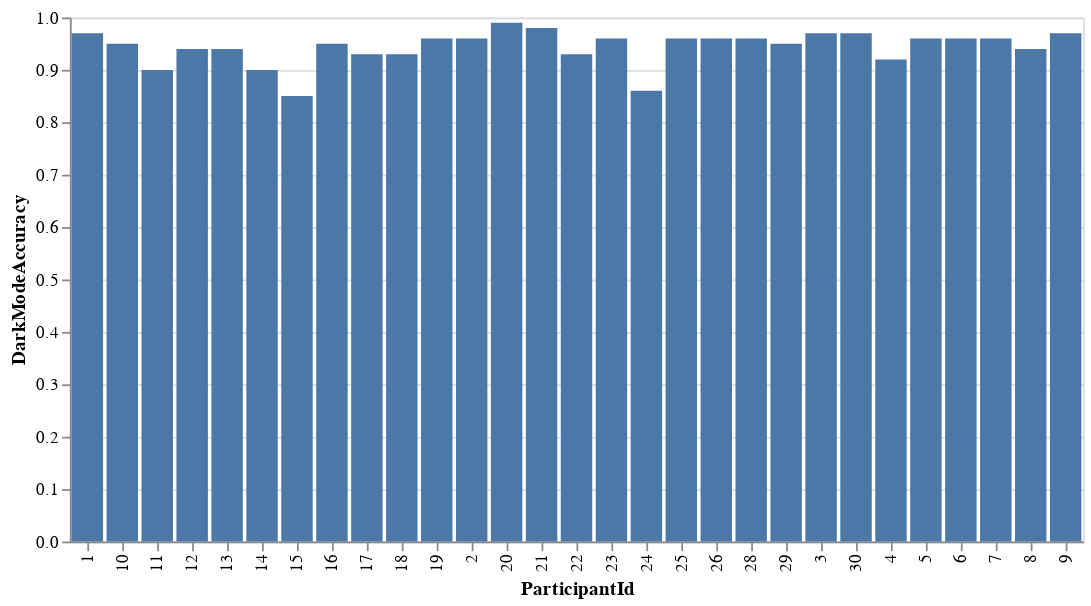

Notebook source saved alongside this figure:
### Code cell
alt.Chart(data).mark_bar().encode(
    x='ParticipantId',
    y='DarkModeAccuracy'
)

### Figure 1 — Vega-Lite specification as saved in the notebook (floating-point values rounded to 4 significant figures)
{"config": {"view": {"continuousWidth": 400, "continuousHeight": 300}}, "data": {"name": "data-557ebe95bf2c251ed8896bae9a86386d"}, "mark": "bar", "encoding": {"x": {"field": "ParticipantId", "type": "nominal"}, "y": {"field": "DarkModeAccuracy", "type": "quantitative"}}, "$schema": "https://vega.github.io/schema/vega-lite/v4.17.0.json", "datasets": {"data-557ebe95bf2c251ed8896bae9a86386d": [{"ParticipantId": "1", "Experimenter": "Team", "Informed Consent": "Yes", "LightModeTime": 76, "LightModeAccuracy": 0.96, "DarkModeTime": 75, "DarkModeAccuracy": 0.97, "Comfortability_1": "Somewhat agree", "Comfortability_2": "Somewhat disagree", "Comfortability_3": "Agree", "Comfortability_4": "Agree", "Comfortability_5": "Somewhat disagree", "OverallDarkComfortScore": 7, "OverallLightComfortScore": 13, "time_diff": -1, "accuracy_diff": 0.01, "comfort_diff": -6}, {"ParticipantId": "2", "Experimenter": "Team", "Informed Consent": "Yes", "LightModeTime": 62, "LightModeAccuracy": 0.97, "DarkModeTime": 60, "DarkModeAccuracy": 0.96, "Comfortability_1": "Agree", "Comfortability_2": "Agree", "Comfortability_3": "Agree", "Comfortability_4": "Agree", "Comfortability_5": "Agree", "OverallDarkComfortScore": 14, "OverallLightComfortScore": 10, "time_diff": -2, "accuracy_diff": -0.01, "comfort_diff": 4}, {"ParticipantId": "3", "Experimenter": "Team", "Informed Consent": "Yes", "LightModeTime": 77, "LightModeAccuracy": 0.96, "DarkModeTime": 72, "DarkModeAccuracy": 0.97, "Comfortability_1": "Strongly agree", "Comfortability_2": "Strongly agree", "Comfortability_3": "Strongly agree", "Comfortability_4": "Strongly agree", "Comfortability_5": "Agree", "OverallDarkComfortScore": 16, "OverallLightComfortScore": 12, "time_diff": -5, "accuracy_diff": 0.01, "comfort_diff": 4}, {"ParticipantId": "4", "Experimenter": "Team", "Informed Consent": "Yes", "LightModeTime": 76, "LightModeAccuracy": 0.97, "DarkModeTime": 98, "DarkModeAccuracy": 0.92, "Comfortability_1": "Somewhat disagree", "Comfortability_2": "Somewhat agree", "Comfortability_3": "Agree", "Comfortability_4": "Neither agree nor disagree", "Comfortability_5": "Somewhat agree", "OverallDarkComfortScore": 9, "OverallLightComfortScore": 9, "time_diff": 22, "accuracy_diff": -0.05, "comfort_diff": 0}, {"ParticipantId": "5", "Experimenter": "Team", "Informed Consent": "Yes", "LightModeTime": 72, "LightModeAccuracy": 0.96, "DarkModeTime": 77, "DarkModeAccuracy": 0.96, "Comfortability_1": "Strongly agree", "Comfortability_2": "Strongly agree", "Comfortability_3": "Agree", "Comfortability_4": "Agree", "Comfortability_5": "Agree", "OverallDarkComfortScore": 16, "OverallLightComfortScore": 10, "time_diff": 5, "accuracy_diff": 0.0, "comfort_diff": 6}, {"ParticipantId": "6", "Experimenter": "Team", "Informed Consent": "Yes", "LightModeTime": 86, "LightModeAccuracy": 0.96, "DarkModeTime": 88, "DarkModeAccuracy": 0.96, "Comfortability_1": "Strongly agree", "Comfortability_2": "Somewhat agree", "Comfortability_3": "Strongly agree", "Comfortability_4": "Strongly agree", "Comfortability_5": "Neither agree nor disagree", "OverallDarkComfortScore": 12, "OverallLightComfortScore": 14, "time_diff": 2, "accuracy_diff": 0.0, "comfort_diff": -2}, {"ParticipantId": "7", "Experimenter": "Team", "Informed Consent": "Yes", "LightModeTime": 56, "LightModeAccuracy": 0.97, "DarkModeTime": 54, "DarkModeAccuracy": 0.96, "Comfortability_1": "Somewhat disagree", "Comfortability_2": "Somewhat disagree", "Comfortability_3": "Strongly agree", "Comfortability_4": "Strongly agree", "Comfortability_5": "Somewhat disagree", "OverallDarkComfortScore": 5, "OverallLightComfortScore": 15, "time_diff": -2, "accuracy_diff": -0.01, "comfort_diff": -10}, {"ParticipantId": "8", "Experimenter": "Team", "Informed Consent": "Yes", "LightModeTime": 53, "LightModeAccuracy": 0.95, "DarkModeTime": 53, "DarkModeAccuracy": 0.94, "Comfortability_1": "Strongly agree", "Comfortability_2": "Agree", "Comfortability_3": "Strongly agree", "Comfortability_4": "Strongly agree", "Comfortability_5": "Disagree", "OverallDarkComfortScore": 11, "OverallLightComfortScore": 16, "time_diff": 0, "accuracy_diff": -0.01, "comfort_diff": -5}, {"ParticipantId": "9", "Experimenter": "Team", "Informed Consent": "Yes", "LightModeTime": 68, "LightModeAccuracy": 0.96, "DarkModeTime": 79, "DarkModeAccuracy": 0.97, "Comfortability_1": "Neither agree nor disagree", "Comfortability_2": "Disagree", "Comfortability_3": "Somewhat disagree", "Comfortability_4": "Strongly agree", "Comfortability_5": "Somewhat agree", "OverallDarkComfortScore": 7, "OverallLightComfortScore": 9, "time_diff": 11, "accuracy_diff": 0.01, "comfort_diff": -2}, {"ParticipantId": "10", "Experimenter": "Team", "Informed Consent": "Yes", "LightModeTime": 71, "LightModeAccuracy": 0.96, "DarkModeTime": 73, "DarkModeAccuracy": 0.95, "Comfortability_1": "Strongly agree", "Comfortability_2": "Strongly agree", "Comfortability_3": "Somewhat agree", "Comfortability_4": "Somewhat agree", "Comfortability_5": "Strongly agree", "OverallDarkComfortScore": 17, "OverallLightComfortScore": 7, "time_diff": 2, "accuracy_diff": -0.01, "comfort_diff": 10}, {"ParticipantId": "11", "Experimenter": "Team", "Informed Consent": "Yes", "LightModeTime": 57, "LightModeAccuracy": 0.94, "DarkModeTime": 74, "DarkModeAccuracy": 0.9, "Comfortability_1": "Strongly agree", "Comfortability_2": "Strongly agree", "Comfortability_3": "Strongly agree", "Comfortability_4": "Strongly agree", "Comfortability_5": "Somewhat agree", "OverallDarkComfortScore": 15, "OverallLightComfortScore": 13, "time_diff": 17, "accuracy_diff": -0.04, "comfort_diff": 2}, {"ParticipantId": "12", "Experimenter": "Team", "Informed Consent": "Yes", "LightModeTime": 43, "LightModeAccuracy": 0.97, "DarkModeTime": 46, "DarkModeAccuracy": 0.94, "Comfortability_1": "Agree", "Comfortability_2": "Somewhat agree", "Comfortability_3": "Somewhat agree", "Comfortability_4": "Somewhat agree", "Comfortability_5": "Neither agree nor disagree", "OverallDarkComfortScore": 11, "OverallLightComfortScore": 10, "time_diff": 3, "accuracy_diff": -0.03, "comfort_diff": 1}, {"ParticipantId": "13", "Experimenter": "Team", "Informed Consent": "Yes", "LightModeTime": 46, "LightModeAccuracy": 0.93, "DarkModeTime": 41, "DarkModeAccuracy": 0.94, "Comfortability_1": "Strongly agree", "Comfortability_2": "Strongly agree", "Comfortability_3": "Agree", "Comfortability_4": "Agree", "Comfortability_5": "Strongly agree", "OverallDarkComfortScore": 17, "OverallLightComfortScore": 9, "time_diff": -5, "accuracy_diff": 0.01, "comfort_diff": 8}, {"ParticipantId": "14", "Experimenter": "Team", "Informed Consent": "Yes", "LightModeTime": 66, "LightModeAccuracy": 0.88, "DarkModeTime": 67, "DarkModeAccuracy": 0.9, "Comfortability_1": "Agree", "Comfortability_2": "Agree", "Comfortability_3": "Disagree", "Comfortability_4": "Agree", "Comfortability_5": "Somewhat agree", "OverallDarkComfortScore": 13, "OverallLightComfortScore": 7, "time_diff": 1, "accuracy_diff": 0.02, "comfort_diff": 6}, {"ParticipantId": "15", "Experimenter": "Team", "Informed Consent": "Yes", "LightModeTime": 44, "LightModeAccuracy": 0.89, "DarkModeTime": 56, "DarkModeAccuracy": 0.85, "Comfortability_1": "Somewhat agree", "Comfortability_2": "Agree", "Comfortability_3": "Agree", "Comfortability_4": "Agree", "Comfortability_5": "Neither agree nor disagree", "OverallDarkComfortScore": 11, "OverallLightComfortScore": 12, "time_diff": 12, "accuracy_diff": -0.04, "comfort_diff": -1}, {"ParticipantId": "16", "Experimenter": "Oliver", "Informed Consent": "Yes", "LightModeTime": 79, "LightModeAccuracy": 0.94, "DarkModeTime": 72, "DarkModeAccuracy": 0.95, "Comfortability_1": "Somewhat disagree", "Comfortability_2": "Neither agree nor disagree", "Comfortability_3": "Agree", "Comfortability_4": "Agree", "Comfortability_5": "Somewhat disagree", "OverallDarkComfortScore": 6, "OverallLightComfortScore": 13, "time_diff": -7, "accuracy_diff": 0.01, "comfort_diff": -7}, {"ParticipantId": "17", "Experimenter": "Lawrence", "Informed Consent": "Yes", "LightModeTime": 67, "LightModeAccuracy": 0.97, "DarkModeTime": 71, "DarkModeAccuracy": 0.93, "Comfortability_1": "Somewhat agree", "Comfortability_2": "Disagree", "Comfortability_3": "Agree", "Comfortability_4": "Agree", "Comfortability_5": "Disagree", "OverallDarkComfortScore": 5, "OverallLightComfortScore": 14, "time_diff": 4, "accuracy_diff": -0.04, "comfort_diff": -9}, {"ParticipantId": "18", "Experimenter": "Oliver", "Informed Consent": "Yes", "LightModeTime": 78, "LightModeAccuracy": 0.92, "DarkModeTime": 80, "DarkModeAccuracy": 0.93, "Comfortability_1": "Strongly agree", "Comfortability_2": "Agree", "Comfortability_3": "Neither agree nor disagree", "Comfortability_4": "Somewhat agree", "Comfortability_5": "Strongly agree", "OverallDarkComfortScore": 16, "OverallLightComfortScore": 6, "time_diff": 2, "accuracy_diff": 0.01, "comfort_diff": 10}, {"ParticipantId": "19", "Experimenter": "Oliver", "Informed Consent": "Yes", "LightModeTime": 61, "LightModeAccuracy": 0.95, "DarkModeTime": 55, "DarkModeAccuracy": 0.96, "Comfortability_1": "Agree", "Comfortability_2": "Agree", "Comfortability_3": "Agree", "Comfortability_4": "Agree", "Comfortability_5": "Somewhat agree", "OverallDarkComfortScore": 13, "OverallLightComfortScore": 11, "time_diff": -6, "accuracy_diff": 0.01, "comfort_diff": 2}, {"ParticipantId": "20", "Experimenter": "Oliver", "Informed Consent": "Yes", "LightModeTime": 57, "LightModeAccuracy": 0.96, "DarkModeTime": 56, "DarkModeAccuracy": 0.99, "Comfortability_1": "Agree", "Comfortability_2": "Neither agree nor disagree", "Comfortability_3": "Agree", "Comfortability_4": "Neither agree nor disagree", "Comfortability_5": "Somewhat disagree", "OverallDarkComfortScore": 9, "OverallLightComfortScore": 11, "time_diff": -1, "accuracy_diff": 0.03, "comfort_diff": -2}, {"ParticipantId": "21", "Experimenter": "Oliver", "Informed Consent": "Yes", "LightModeTime": 88, "LightModeAccuracy": 0.97, "DarkModeTime": 92, "DarkModeAccuracy": 0.98, "Comfortability_1": "Strongly agree", "Comfortability_2": "Strongly agree", "Comfortability_3": "Somewhat disagree", "Comfortability_4": "Somewhat agree", "Comfortability_5": "Strongly agree", "OverallDarkComfortScore": 17, "OverallLightComfortScore": 5, "time_diff": 4, "accuracy_diff": 0.01, "comfort_diff": 12}, {"ParticipantId": "22", "Experimenter": "Lawrence", "Informed Consent": "Yes", "LightModeTime": 97, "LightModeAccuracy": 0.93, "DarkModeTime": 107, "DarkModeAccuracy": 0.93, "Comfortability_1": "Agree", "Comfortability_2": "Agree", "Comfortability_3": "Agree", "Comfortability_4": "Disagree", "Comfortability_5": "Agree", "OverallDarkComfortScore": 14, "OverallLightComfortScore": 6, "time_diff": 10, "accuracy_diff": 0.0, "comfort_diff": 8}, {"ParticipantId": "23", "Experimenter": "Lawrence", "Informed Consent": "Yes", "LightModeTime": 45, "LightModeAccuracy": 0.93, "DarkModeTime": 48, "DarkModeAccuracy": 0.96, "Comfortability_1": "Strongly agree", "Comfortability_2": "Strongly agree", "Comfortability_3": "Strongly agree", "Comfortability_4": "Strongly agree", "Comfortability_5": "Disagree", "OverallDarkComfortScore": 12, "OverallLightComfortScore": 16, "time_diff": 3, "accuracy_diff": 0.03, "comfort_diff": -4}, {"ParticipantId": "24", "Experimenter": "Lawrence", "Informed Consent": "Yes", "LightModeTime": 72, "LightModeAccuracy": 0.85, "DarkModeTime": 70, "DarkModeAccuracy": 0.86, "Comfortability_1": "Somewhat agree", "Comfortability_2": "Somewhat disagree", "Comfortability_3": "Agree", "Comfortability_4": "Strongly agree", "Comfortability_5": "Somewhat disagree", "OverallDarkComfortScore": 7, "OverallLightComfortScore": 14, "time_diff": -2, "accuracy_diff": 0.01, "comfort_diff": -7}, {"ParticipantId": "25", "Experimenter": "Lawrence", "Informed Consent": "Yes", "LightModeTime": 67, "LightModeAccuracy": 0.89, "DarkModeTime": 61, "DarkModeAccuracy": 0.96, "Comfortability_1": "Strongly agree", "Comfortability_2": "Somewhat agree", "Comfortability_3": "Somewhat disagree", "Comfortability_4": "Agree", "Comfortability_5": "Agree", "OverallDarkComfortScore": 14, "OverallLightComfortScore": 7, "time_diff": -6, "accuracy_diff": 0.07, "comfort_diff": 7}, {"ParticipantId": "26", "Experimenter": "Kevin", "Informed Consent": "Yes", "LightModeTime": 97, "LightModeAccuracy": 0.97, "DarkModeTime": 102, "DarkModeAccuracy": 0.96, "Comfortability_1": "Neither agree nor disagree", "Comfortability_2": "Neither agree nor disagree", "Comfortability_3": "Strongly agree", "Comfortability_4": "Strongly agree", "Comfortability_5": "Strongly disagree", "OverallDarkComfortScore": 5, "OverallLightComfortScore": 17, "time_diff": 5, "accuracy_diff": -0.01, "comfort_diff": -12}, {"ParticipantId": "28", "Experimenter": "Kevin", "Informed Consent": "Yes", "LightModeTime": 80, "LightModeAccuracy": 0.98, "DarkModeTime": 72, "DarkModeAccuracy": 0.96, "Comfortability_1": "Strongly agree", "Comfortability_2": "Strongly agree", "Comfortability_3": "Somewhat disagree", "Comfortability_4": "Somewhat disagree", "Comfortability_5": "Strongly agree", "OverallDarkComfortScore": 17, "OverallLightComfortScore": 3, "time_diff": -8, "accuracy_diff": -0.02, "comfort_diff": 14}, {"ParticipantId": "29", "Experimenter": "Kevin", "Informed Consent": "Yes", "LightModeTime": 65, "LightModeAccuracy": 0.96, "DarkModeTime": 69, "DarkModeAccuracy": 0.95, "Comfortability_1": "Strongly agree", "Comfortability_2": "Strongly agree", "Comfortability_3": "Strongly agree", "Comfortability_4": "Strongly agree", "Comfortability_5": "Neither agree nor disagree", "OverallDarkComfortScore": 14, "OverallLightComfortScore": 14, "time_diff": 4, "accuracy_diff": -0.01, "comfort_diff": 0}, {"ParticipantId": "30", "Experimenter": "Kevin", "Informed Consent": "Yes", "LightModeTime": 72, "LightModeAccuracy": 0.94, "DarkModeTime": 67, "DarkModeAccuracy": 0.97, "Comfortability_1": "Strongly agree", "Comfortability_2": "Strongly agree", "Comfortability_3": "Strongly agree", "Comfortability_4": "Strongly agree", "Comfortability_5": "Strongly agree", "OverallDarkComfortScore": 17, "OverallLightComfortScore": 11, "time_diff": -5, "accuracy_diff": 0.03, "comfort_diff": 6}]}}
